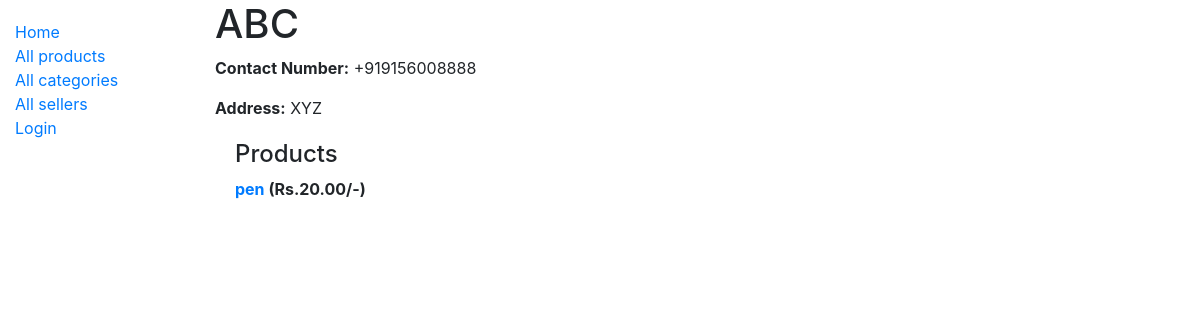
The app's page /market/seller/1 with its own data.
### market/models.py (models this page shows, shortened)
class Seller(models.Model):
    name = models.CharField(max_length=60)
    phone = PhoneNumberField(null=False, blank=False, unique=True)
    address = models.TextField(max_length=500, null=True)

class Product(models.Model):
    name = models.CharField(max_length=50)
    price = models.DecimalField(max_digits=8, decimal_places=2)
    description = models.TextField(max_length=1000, help_text='brief description of the product')
    image_url = models.URLField(max_length=200, null=True, blank=True)
    seller = models.ForeignKey(Seller, on_delete=models.SET_NULL, null=True)
    category = models.ManyToManyField(Category, help_text='Categories for this product')
    def __str__(self):
        return self.name

### market/views.py (the view)
# urls.py: path('seller/<int:pk>', views.SellerDetailView.as_view(), name='seller-detail'),
class SellerDetailView(generic.DetailView):
    model = Seller

### market/templates/market/seller_detail.html
{% extends "base_generic.html" %}
{% block content %}
    <h1>{{ seller.name }}</h1>
    <p><strong>Contact Number:</strong> {{ seller.phone }}</p>
    <p><strong>Address:</strong> {{ seller.address }}</p>
    <div style="margin-left:20px;margin-top:20px">
        <h4>Products</h4>
        <dl>
        {% for product in seller.product_set.all %}
          <dt><a href="{% url 'product-detail' product.pk %}">{{product}}</a> (Rs.{{ product.price }}/-)</dt>
        {% endfor %}
        </dl>
    </div>
{% endblock %}

### records on screen
Seller: name "ABC", phone "+919156008888", address "XYZ"
Product: name "pen", price "20.00"
